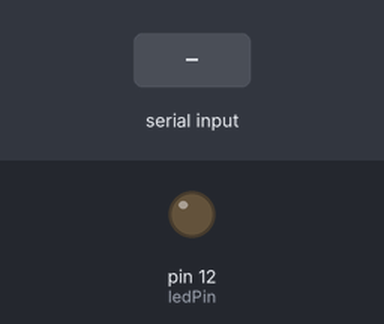
Bench run of a sketch on a simulated Arduino Uno, built with avr-gcc and run on an emulated ATmega328P. Parts: output pins drawn as LEDs (lit = HIGH). Inputs (shaded band) come from the test bench.

Above: at 1.2 s.
1.3 s: "1\n" received over Serial
At 2.1 s:
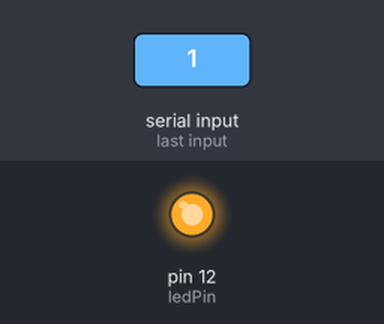
Timing chart, 0 to 4.3 s (numbered marks = the images above; inputs shaded):
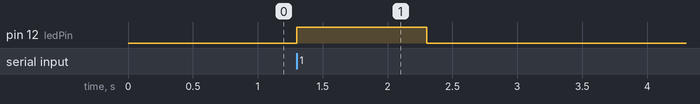

The sketch:

fibershaker.ino
```cpp
int receivedMessage = 0;
boolean newData = false;
const int ledPin =  12;      // the number of the motor pin

void setup() {
 Serial.begin(9600);
  pinMode(ledPin, OUTPUT);
}

void loop() {
 recvMessage();
 interpretMessage();
 showNewData();
}

void recvMessage() {
 if (Serial.available() > 0) {
 receivedMessage = Serial.parseInt();
}
 }

void interpretMessage() {
  if (receivedMessage == 1) {
    newData = true;
  }
  else if (receivedMessage == 0) {
    newData = false;
  }
}

void showNewData() {
 if (newData == true) {
 digitalWrite(ledPin, HIGH);
 }
 else if (newData == false) {
 digitalWrite(ledPin, LOW);
 }
}
```

Measured:
- after the input at 1.3 s, pin 12 (ledPin): LOW → HIGH at once, → LOW 1.0 s later
